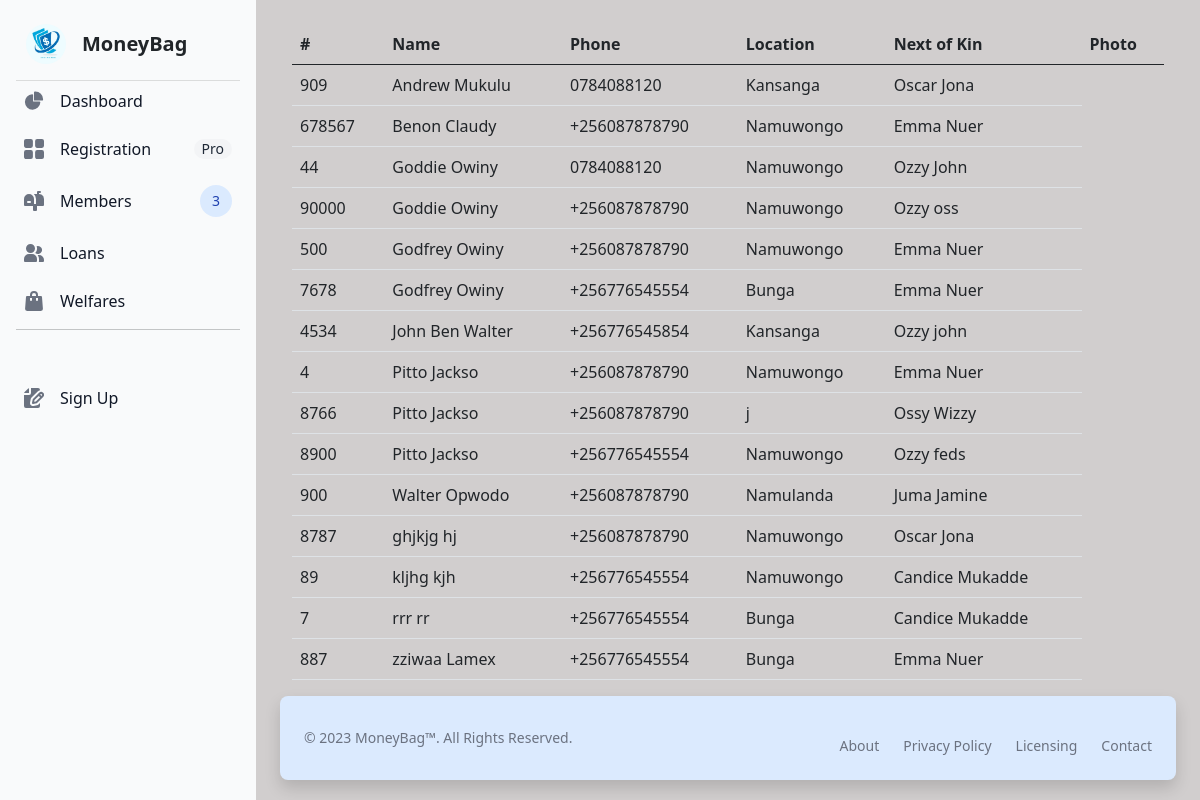
Before: / with the older database file.
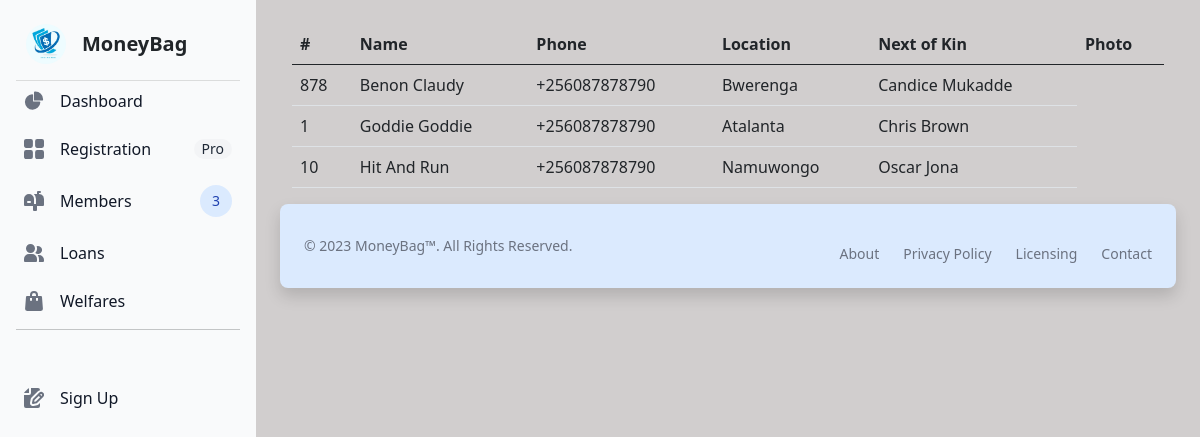
After: the same page with the newer database file.
### savingsApp/models.py (models this page shows, shortened)
class Member(models.Model):
    contact_regex = r'^(\+256|0)\d{9}$'   # Regex for contact
    contact_validator = RegexValidator(
    regex=contact_regex,
    message='Enter a valid Country contact'
    )
    name_regex = r'^(?=.{1,100}$)[A-Za-z]+(?:[\'\s-][A-Za-z]+)* [A-Za-z]+(?:[\'\s-][A-Za-z]+)*$'
    name_validator = RegexValidator(
    regex=name_regex,
    message='Enter both names, no special characters'
)
    gender_choices = [('Male', 'Male'),
    ('Female', 'Female')]
    name = models.CharField(max_length=100, validators= [name_validator])
    user_number = models.IntegerField(null=False, blank=False, unique=True)
    NIN = models.CharField(max_length=14, unique=True)
    contact = models.CharField(max_length=13, validators=[MinLengthValidator(10), contact_validator])
    email = models.EmailField(null=False, blank=False, unique=True)
    profile_photo = models.ImageField(null=False, blank=False, upload_to='uploads')
    location = models.CharField(max_length=100)
    gender = models.CharField(choices=gender_choices, max_length=10)
    next_of_kin = models.CharField(max_length=100, validators=[name_validator])
    date_of_registration = models.DateField(null=False, blank=True, default=datetime.now)

### savingsApp/views.py (the view)
# urls.py: path('', dashboard, name='dashboard'),
def dashboard(request):
    user = Member.objects.all().order_by('name')
    return render(request, 'savingsApp/dashboard.html' , {'user': user})

### savingsApp/templates/savingsApp/dashboard.html (shortened to what this page needs)
{% extends 'savingsApp/base.html' %}
{% load static %}
  {% block content %}
    <div class="container-fluid">
        <table class="table table-stripped table-responsive">
            <thead>
              <tr>
                <th>#</th>
                <th>Name</th>
                <th>Phone</th>
                <th>Location</th>
                <th>Next of Kin</th>
                <th>Photo</th>
              </tr>
            </thead>
            <tbody>
                {% for user in user %}
              <tr>
                <td>{{user.user_number}}</td>
                <td>{{user.name}}</td>
                <td>{{user.contact}}</td>
                <td>{{user.location}}</td>
                <td>{{user.next_of_kin}}</td>
              </tr>
              {% endfor %}
            </tbody>
          </table>
    </div>
{% endblock %}

### savingsApp/templates/savingsApp/base.html (shortened to what this page needs)
{% load static %}
<!DOCTYPE html>
<html lang="en">
<head>
<link rel="stylesheet" href="https://cdnjs.cloudflare.com/ajax/libs/twitter-bootstrap/5.1.0/css/bootstrap.min.css">
<link rel="stylesheet" href="https://cdnjs.cloudflare.com/ajax/libs/font-awesome/5.15.4/css/all.min.css">
<script src="https://cdn.tailwindcss.com"></script>
<link rel="stylesheet" href="{% static 'css/style.css' %}">
</head>
<body>
 <aside id="logo-sidebar" class="fixed top-0 left-0 z-40 w-64 h-screen transition-transform -translate-x-full sm:translate-x-0" aria-label="Sidebar">
    <div class="h-full px-3 py-4 overflow-y-auto bg-gray-50 dark:bg-gray-800">
       <a href="https://flowbite.com/" class="flex items-center ps-2.5 mb-3">
          <img src="{% static 'images/logo.jpg' %}" class="h-6 me-3 sm:h-10 rounded-circle" alt="Logo" />
          <span class="self-center text-xl font-bold whitespace-nowrap dark:text-white">MoneyBag</span>
       </a>
       <hr style="color: gray">
       <ul class="space-y-2 font-medium">
          <li>
             <a href="/" class="flex items-center p-2 text-gray-900 rounded-lg dark:text-white hover:bg-gray-100 dark:hover:bg-gray-700 group">
                <span class="ms-3">Dashboard</span>
             </a>
          </li>
          <li>
             <a href="/mem_reg" class="flex items-center p-2 text-gray-900 rounded-lg dark:text-white hover:bg-gray-100 dark:hover:bg-gray-700 group">
                <span class="flex-1 ms-3 whitespace-nowrap">Registration</span>
                <span class="inline-flex items-center justify-center px-2 ms-3 text-sm font-medium text-gray-800 bg-gray-100 rounded-full dark:bg-gray-700 dark:text-gray-300">Pro</span>
             </a>
          </li>
          <li>
             <a href="#" class="flex items-center p-2 text-gray-900 rounded-lg dark:text-white hover:bg-gray-100 dark:hover:bg-gray-700 group">
                <span class="flex-1 ms-3 whitespace-nowrap">Members</span>
                <span class="inline-flex items-center justify-center w-3 h-3 p-3 ms-3 text-sm font-medium text-blue-800 bg-blue-100 rounded-full dark:bg-blue-900 dark:text-blue-300">3</span>
             </a>
          </li>
          <li>
             <a href="/loan" class="flex items-center p-2 text-gray-900 rounded-lg dark:text-white hover:bg-gray-100 dark:hover:bg-gray-700 group">
                <span class="flex-1 ms-3 whitespace-nowrap">Loans</span>
             </a>
          </li>
          <li>
             <a href="#" class="flex items-center p-2 text-gray-900 rounded-lg dark:text-white hover:bg-gray-100 dark:hover:bg-gray-700 group">
                <span class="flex-1 ms-3 whitespace-nowrap">Welfares</span>
             </a>
          </li><hr>
            <li class="mt-5">
             <a href="#" class="flex items-center p-2 text-gray-900 rounded-lg dark:text-white hover:bg-gray-100 dark:hover:bg-gray-700 group">
                <span class="flex-1 ms-3 whitespace-nowrap">Sign Up</span>
             </a>
            </li>
       </ul>
    </div>
 </aside>
 <div class="p-4 sm:ml-64">
    {% block content %}
    {% endblock %}
    <footer class="bg-blue-100 rounded-lg shadow dark:bg-gray-800">
        <div class="w-full mx-auto max-w-screen-xl p-4 md:flex md:items-center md:justify-between">
          <span class="text-sm text-gray-500 sm:text-center dark:text-gray-400">© 2023 <a href="#" class="hover:underline">MoneyBag™</a>. All Rights Reserved.
        </span>
        <ul class="flex flex-wrap items-center mt-3 text-sm font-medium text-gray-500 dark:text-gray-400 sm:mt-0">
            <li>
                <a href="#" class="hover:underline me-4 md:me-6">About</a>
            </li>
            <li>
                <a href="#" class="hover:underline me-4 md:me-6">Privacy Policy</a>
            </li>
            <li>
                <a href="#" class="hover:underline me-4 md:me-6">Licensing</a>
            </li>
            <li>
                <a href="#" class="hover:underline">Contact</a>
            </li>
        </ul>
        </div>
    </footer>
 </div>
</body>

### savingsApp/static/css/style.css (style rules this page uses)
body { background-color: rgba(208, 204, 204, 0.959); }

Changed rows visible on the page:
removed Member: user_number "909", name "Andrew Mukulu", contact "0784088120", location "Kansanga", next_of_kin "Oscar Jona"
removed Member: user_number "678567", name "Benon Claudy", contact "+256087878790", location "Namuwongo", next_of_kin "Emma Nuer"
removed Member: user_number "44", name "Goddie Owiny", contact "0784088120", location "Namuwongo", next_of_kin "Ozzy John"
removed Member: user_number "90000", name "Goddie Owiny", contact "+256087878790", location "Namuwongo", next_of_kin "Ozzy oss"
removed Member: user_number "500", name "Godfrey Owiny", contact "+256087878790", location "Namuwongo", next_of_kin "Emma Nuer"
removed Member: user_number "7678", name "Godfrey Owiny", contact "+256776545554", location "Bunga", next_of_kin "Emma Nuer"
removed Member: user_number "4534", name "John Ben Walter", contact "+256776545854", location "Kansanga", next_of_kin "Ozzy john"
removed Member: user_number "4", name "Pitto Jackso", contact "+256087878790", location "Namuwongo", next_of_kin "Emma Nuer"
removed Member: user_number "8766", name "Pitto Jackso", contact "+256087878790", location "j", next_of_kin "Ossy Wizzy"
removed Member: user_number "8900", name "Pitto Jackso", contact "+256776545554", location "Namuwongo", next_of_kin "Ozzy feds"
removed Member: user_number "900", name "Walter Opwodo", contact "+256087878790", location "Namulanda", next_of_kin "Juma Jamine"
removed Member: user_number "8787", name "ghjkjg hj", contact "+256087878790", location "Namuwongo", next_of_kin "Oscar Jona"
removed Member: user_number "89", name "kljhg kjh", contact "+256776545554", location "Namuwongo", next_of_kin "Candice Mukadde"
removed Member: user_number "7", name "rrr rr", contact "+256776545554", location "Bunga", next_of_kin "Candice Mukadde"
removed Member: user_number "887", name "zziwaa Lamex", contact "+256776545554", location "Bunga", next_of_kin "Emma Nuer"
added Member: user_number "878", name "Benon Claudy", contact "+256087878790", location "Bwerenga", next_of_kin "Candice Mukadde"
added Member: user_number "1", name "Goddie Goddie", contact "+256087878790", location "Atalanta", next_of_kin "Chris Brown"
added Member: user_number "10", name "Hit And Run", contact "+256087878790", location "Namuwongo", next_of_kin "Oscar Jona"
